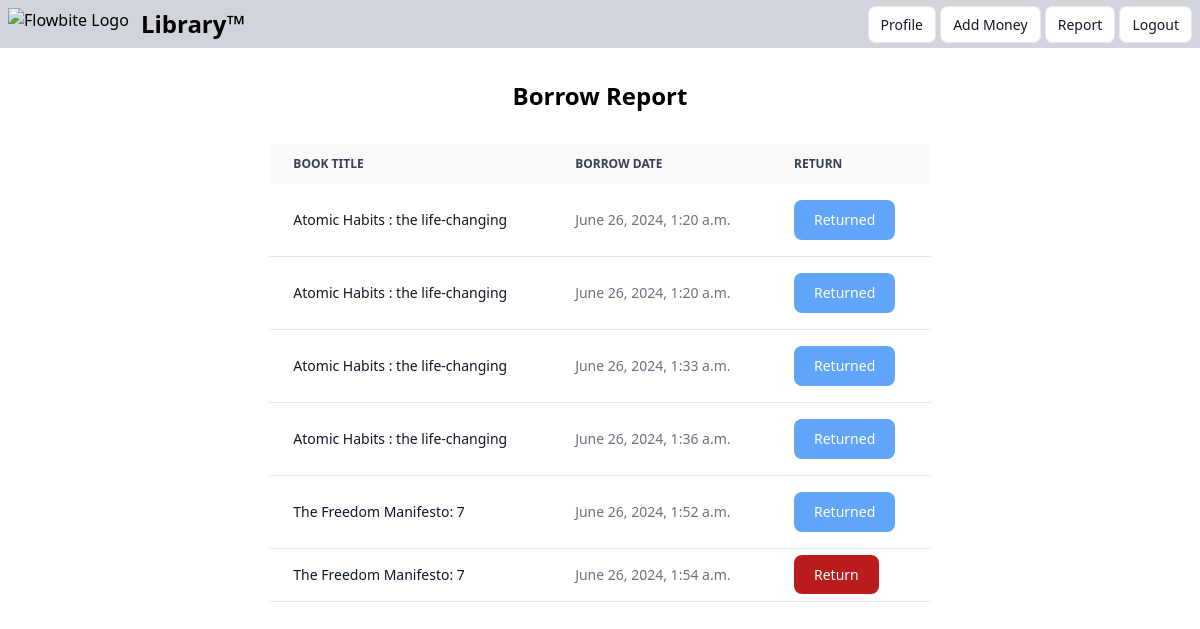
Page /accounts/borrows/ (signed in) on the committed database.
### books/models.py (models this page shows, shortened)
class Book(models.Model):
    title = models.CharField(max_length=50)
    description = models.TextField()
    image = models.ImageField(upload_to='media/')
    price = models.IntegerField()
    category = models.ForeignKey(
        Category, null=True, on_delete=models.SET_NULL)

### accounts/models.py (models this page shows)
class Borrow(models.Model):
    book = models.ManyToManyField(Book)
    user = models.ForeignKey(User, on_delete=models.CASCADE)
    date = models.DateTimeField(auto_now_add=True)
    return_book = models.BooleanField(default=False)

### accounts/views.py (the view)
# urls.py: path('borrows/', views.BorrowListView.as_view(), name='borrows'),
class BorrowListView(LoginRequiredMixin,ListView):
    login_url = '/accounts/login/'
    model = Borrow
    template_name = 'borrow.html'
    context_object_name = 'borrows'
    def get_queryset(self):
        queryset = super().get_queryset().filter(user=self.request.user)
        return queryset

### accounts/templates/borrow.html (shortened to what this page needs)
{% extends 'base.html' %}
{% block content %}
<div class="w-2/3 m-auto">
    <h2 class="my-4 py-4 text-2xl text-center font-semibold">Borrow Report</h2>
    <div class="relative overflow-x-auto">
        <table class="w-full text-sm text-left rtl:text-right text-gray-500 dark:text-gray-400">
            <thead class="text-xs text-gray-700 uppercase bg-gray-50 dark:bg-gray-700 dark:text-gray-400">
                <tr>
                    <th scope="col" class="px-6 py-3">
                        Book Title
                    </th>
                    <th scope="col" class="px-6 py-3">
                        Borrow Date
                    </th>
                    <th scope="col" class="px-6 py-3">
                        Return
                    </th>
                </tr>
            </thead>
            <tbody>
                {% for borrow in borrows %}
                <tr class="bg-white border-b dark:bg-gray-800 dark:border-gray-700">
                    <th scope="row" class="px-6 py-4 font-medium text-gray-900 whitespace-nowrap dark:text-white">
                        {% for book in borrow.book.all %}
                            {{book.title}}
                        {% endfor %}
                    </th>
                    <td class="px-6 py-4">
                        {{borrow.date}}
                    </td>
                    <td class="px-6 py-4">
                        {% if borrow.return_book %}
                        <button type="button" class="text-white bg-blue-400 dark:bg-blue-500 cursor-not-allowed font-medium rounded-lg text-sm px-5 py-2.5 text-center" disabled>Returned</button>
                        {% else %}
                        <a href="{% url 'return' borrow.id %}" class="focus:outline-none text-white bg-red-700 hover:bg-red-800 focus:ring-4 focus:ring-red-300 font-medium rounded-lg text-sm px-5 py-2.5 me-2 mb-2 dark:bg-red-600 dark:hover:bg-red-700 dark:focus:ring-red-900">Return</button>
                            {% endif %}
                    </td>
                </tr>
                {% endfor %}
            </tbody>
        </table>
    </div>
</div>
{% endblock content %}

### rows in the picture
Borrow: date "June 26, 2024, 1:20 a.m.", return_book "Returned"
Book: title "Atomic Habits : the life-changing"
Borrow: date "June 26, 2024, 1:20 a.m.", return_book "Returned"
Borrow: date "June 26, 2024, 1:33 a.m.", return_book "Returned"
Borrow: date "June 26, 2024, 1:36 a.m.", return_book "Returned"
Borrow: date "June 26, 2024, 1:52 a.m.", return_book "Returned"
Book: title "The Freedom Manifesto: 7"
Borrow: date "June 26, 2024, 1:54 a.m.", return_book "Return"
